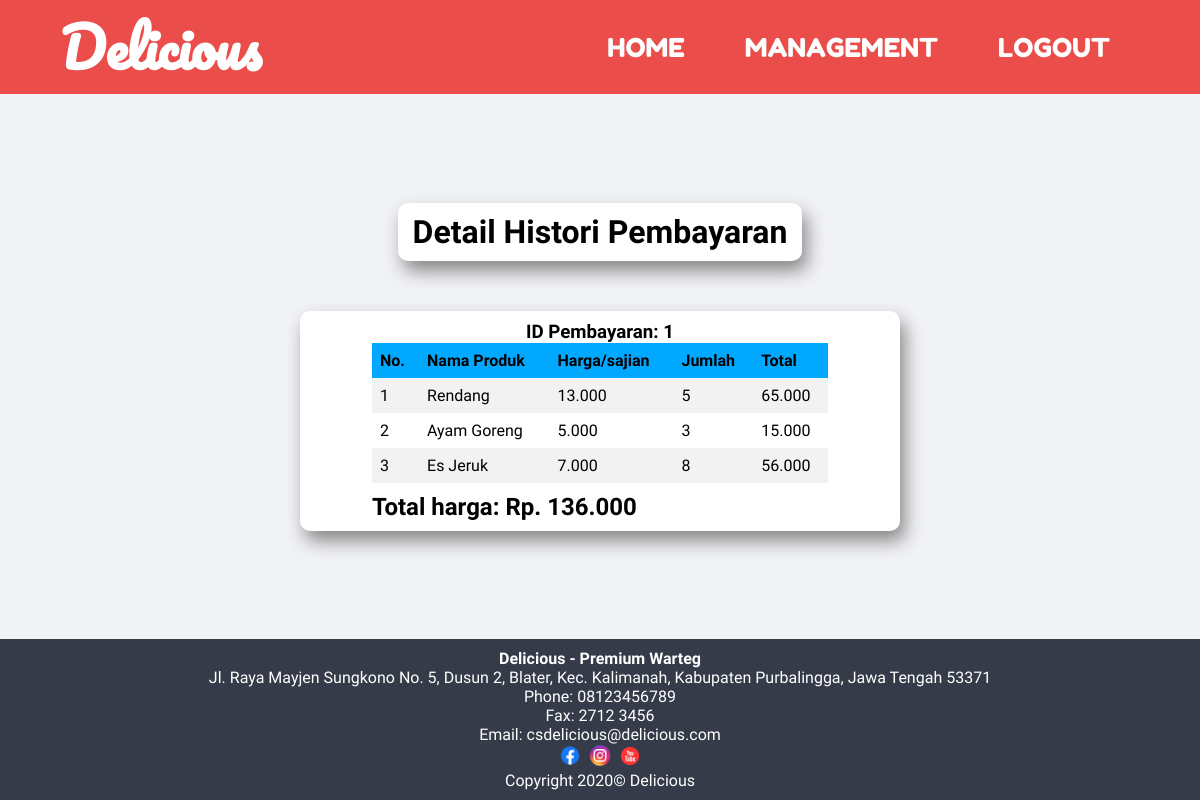
The app's page /detail-payment-history.php?id_pembayaran=1 (signed in) with its own data.
### tables this page shows
CREATE TABLE `daftar_order` (
  `id_order` int(11) NOT NULL,
  `id_pembayaran` int(11) NOT NULL,
  `id_produk` int(11) NOT NULL,
  `harga` int(11) NOT NULL,
  `jumlah` int(11) NOT NULL
);

CREATE TABLE `produk` (
  `id_produk` int(11) NOT NULL,
  `nama_produk` varchar(40) NOT NULL,
  `jenis_produk` enum('makanan','minuman') NOT NULL,
  `deskripsi` varchar(1000) NOT NULL,
  `harga` int(11) NOT NULL,
  `status` enum('aktif','nonaktif') NOT NULL
);

CREATE TABLE `pembayaran` (
  `id_pembayaran` int(11) NOT NULL,
  `id_pengguna` int(11) NOT NULL,
  `jenis_pembayaran` enum('offline','online') NOT NULL,
  `bayar` int(11) NOT NULL,
  `status` enum('terima','tolak','menunggu') NOT NULL,
  `tanggal` date NOT NULL
);

### include/class/connect.php (called while the page is built, shortened)
<?php
    class Dbh{
        protected function connect(){
            $this->servername = "localhost";
            $this->username = "root";
            $this->password = "";
            $this->dbname = "delicious";
            $conn = new mysqli($this->servername,$this->username,$this->password,$this->dbname);
            return $conn;
        }
    }
?>

### include/class/paymentlog.php (called while the page is built, shortened)
<?php
    class PaymentLog extends Dbh{
        public function paymentDetail($id_pembayaran){
            $data = array();
            $sql = "SELECT * FROM daftar_order WHERE id_pembayaran = $id_pembayaran";
            $execute = $this->connect()->query($sql);
            while($row = $execute->fetch_assoc()){
                $data[] = $row;
            }
            return $data;
        }
        public function totalPayment($id_pembayaran){
            $sql = "SELECT * FROM pembayaran WHERE id_pembayaran = $id_pembayaran";
            $execute = $this->connect()->query($sql);
            $result = $execute->fetch_assoc();
            return $result['bayar'];
        }
    }
?>

### include/class/product.php (called while the page is built, shortened)
<?php
    class Product extends Dbh{
        public function showSingleProduct($id_produk){
            $sql = "SELECT * FROM produk WHERE id_produk = $id_produk";
            $execute = $this->connect()->query($sql);
            if($execute->num_rows > 0){
                $result = $execute->fetch_assoc();
                return $result;
            }else{
                $execute->close();
                return false;
            }
        }
    }
?>

### detail-payment-history.php (the view, shortened to what this page needs)
<?php
    include ('include/class/connect.php');
    include ('include/class/product.php');
    include ('include/class/paymentlog.php');
?>
<?php
    if(isset($_GET['id_pembayaran'])){
        $id_pembayaran = $_GET['id_pembayaran'];
        $produk = new Product();
        $payment = new PaymentLog();
        $data = $payment->paymentDetail($id_pembayaran);
        $total = $payment->totalPayment($id_pembayaran);
    }else{
        header('location:management.php');
    }
?>
<!DOCTYPE html>
<html lang="en">
<head>
    <?php include ('include/head.php') ?>
    <link rel="stylesheet" href="style/home.css" type="text/css">
    <link rel="stylesheet" href="style/management-data.css" type="text/css">
</head>
<body>
    <?php include ('include/nav.php') ?>
    <main>
    <div class="main-container">
            <h1 class="title">Detail Histori Pembayaran</h1>
            <div class="sub-container" style="width: 50%;">
                <h3>ID Pembayaran: <?php echo $id_pembayaran ?></h3>
                <div class="insert-form">
                    <table class='update-table-food'>
                        <tr>
                            <th>No.</th>
                            <th>Nama Produk</th>
                            <th>Harga/sajian</th>
                            <th>Jumlah</th>
                            <th>Total</th>
                        </tr>
                    <?php $nomor = 1 ?>
                    <?php foreach($data as $result): ?>
                        <?php $informasiProduk = $produk->showSingleProduct($result['id_produk']) ?>
                            <tr>
                                <td><?php echo $nomor ?></td>
                                <td><?php echo $informasiProduk['nama_produk'] ?></td>
                                <td><?php echo number_format($result['harga'], 0, ',', '.')?></td>
                                <td><?php echo $result['jumlah']?></td>
                                <td><?php echo number_format($result['harga'] * $result['jumlah'], 0, ',', '.')?></td>
                            </tr>
                            <?php $nomor++ ?>
                    <?php endforeach ?>
                    </table>
                    <h3 style="margin-top: 10px; font-weight: bold; font-size: 24px;">Total harga: Rp. <?php echo number_format($total, 0, ',', '.'); ?></h3>
                </div>
            </div>
        </div>
    </main>
    <?php include ('include/footer.php') ?>
</body>
</html>

### style/index.css (style rules this page uses)
* { margin: 0; padding: 0; box-sizing: border-box; font-family: 'Baloo Tamma 2', cursive; }
body { width: 100%; height: 100%; display: flex; flex-direction: column; justify-content: space-between; align-items: center; min-height: 100vh; }
main { width: 100%; display: flex; flex-grow: 1; background-color:#f1f2f6; }

### style/home.css (style rules this page uses)
main { justify-content: space-around; align-items: center; }

### style/management-data.css (style rules this page uses)
main { justify-content: space-around; align-items: center; flex-direction: column; }
.main-container { margin: 25px 0; width: 100%; display: flex; justify-content: space-around; align-items: center; flex-direction: column; }
.title { padding: 10px 15px; background-color: white; border-radius: 10px; box-shadow: 5px 10px 18px #888888; }
.sub-container { padding: 10px 15px; border-radius: 10px; width: 30%; display: flex; flex-direction: column; justify-content: center; align-items: center; background-color: white; box-shadow: 5px 10px 18px #888888; }
.insert-form { width: 80%; display: flex; flex-direction: column; }
.update-table-food { border-collapse: collapse; width: 100%; }
.update-table-food th, .update-table-food td { text-align: left; padding: 8px; }
.update-table-food th { background-color: #00a8ff; }
.update-table-food tr:nth-child(even) { background-color: #f2f2f2; }

### records on screen
daftar_order: id_produk.nama_produk "Rendang", harga "13.000", jumlah "5", $result['harga'] * $result['jumlah'] "65.000"
daftar_order: id_produk.nama_produk "Ayam Goreng", harga "5.000", jumlah "3", $result['harga'] * $result['jumlah'] "15.000"
daftar_order: id_produk.nama_produk "Es Jeruk", harga "7.000", jumlah "8", $result['harga'] * $result['jumlah'] "56.000"
pembayaran: bayar "136.000"

### other values on screen
$id_pembayaran "1"
